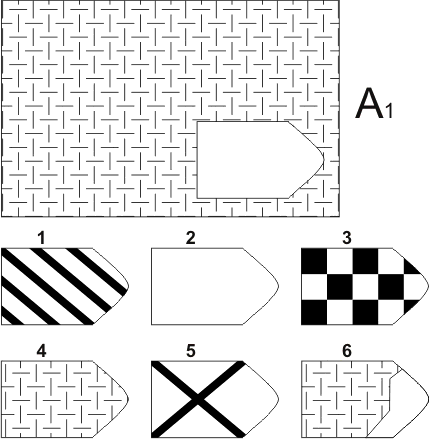
#> input picture Files/Images_orig/Block_A/test-raven-A 1.png, 429 x 439 px; its folder holds only this picture in this run
$ python format_image.py
#> lines starting #> are read from the running program, lines starting #| are printed output that depends on the picture
from PIL import Image

for block in ['A','B','C','D','E']:
    for num in range(1,13):
        im = Image.open("Images_orig/Block_{}/test-raven-{} {}.png".format(block,block,num))
#> im is the input picture: PIL image 429x439 P; mean R, G, B 231.6, 231.6, 231.6
        rgb_im = im.convert('RGB')
        pixels = rgb_im.load()
        x, y = rgb_im.size
#> x = 429; y = 439
        if block == 'A' or block == 'B':
            first_rect = (0, 0, 340, 220)
            second_rect = (0, 220, 429, 439)
        else:
            first_rect = (0, 0, 300, 250)
            second_rect = (0, 250, 474, 439)
        first_place = rgb_im.crop(first_rect)
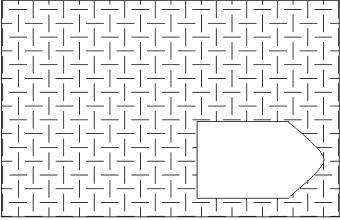
#> first_place: PIL image 340x220 RGB; min 17, max 255, mean 236.8
        second_place = rgb_im.crop(second_rect)
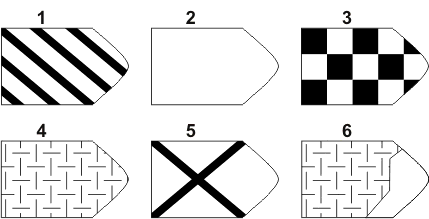
#> second_place: PIL image 429x219 RGB; mean R, G, B 223.3, 223.3, 223.3
        background = Image.new('RGB', (1400, 360), (255, 255, 255))
#> background: PIL image 1400x360 RGB; every value is 255
        background.paste(first_place, (300, 90))
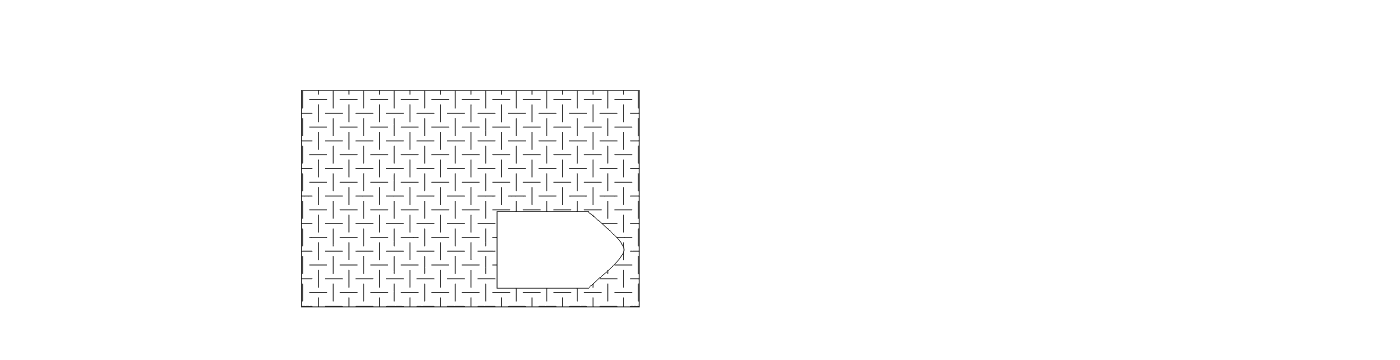
#> background: PIL image 1400x360 RGB; min 17, max 255, mean 252.3
        background.paste(second_place, (650, 90))
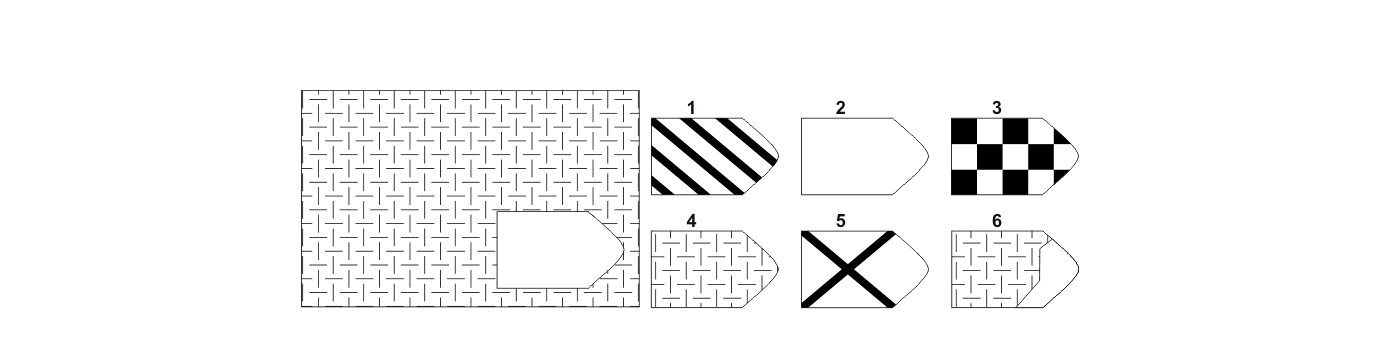
#> background: PIL image 1400x360 RGB; mean R, G, B 246.4, 246.4, 246.4
#> (the run stopped early here; a loop or call above may not have finished)
